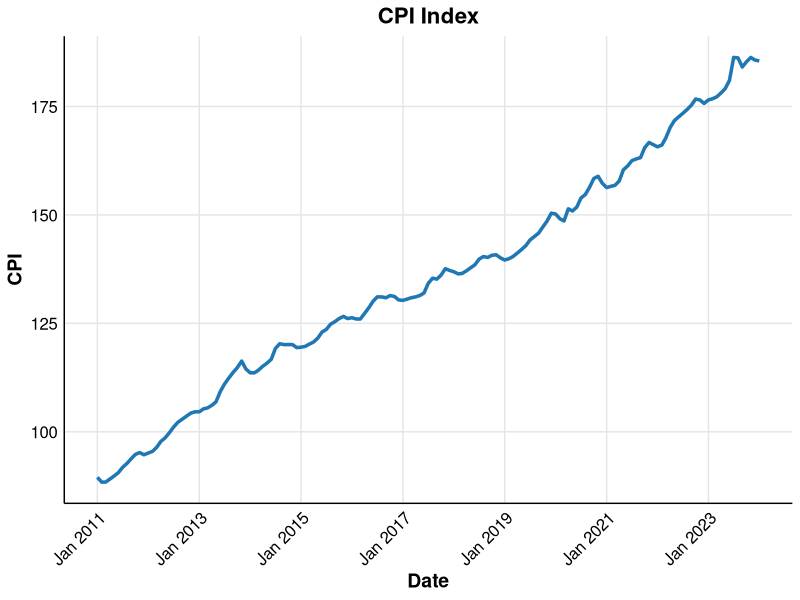
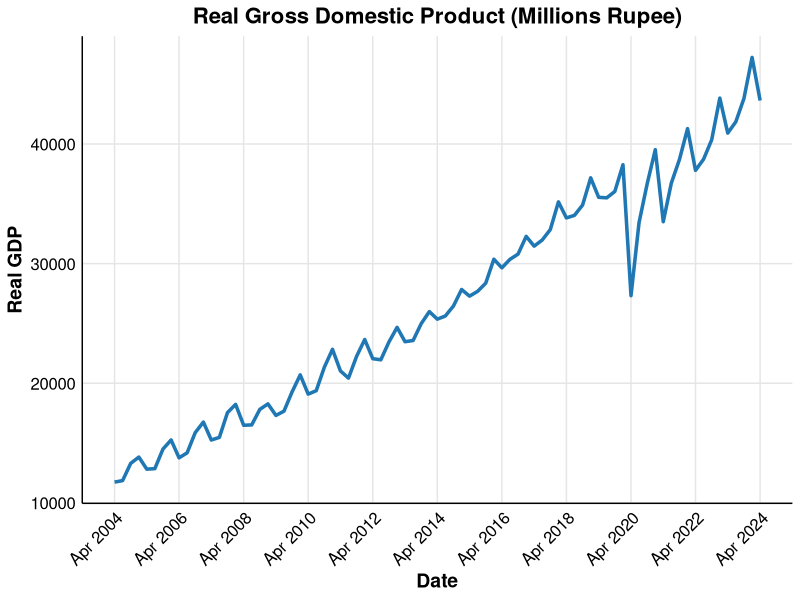
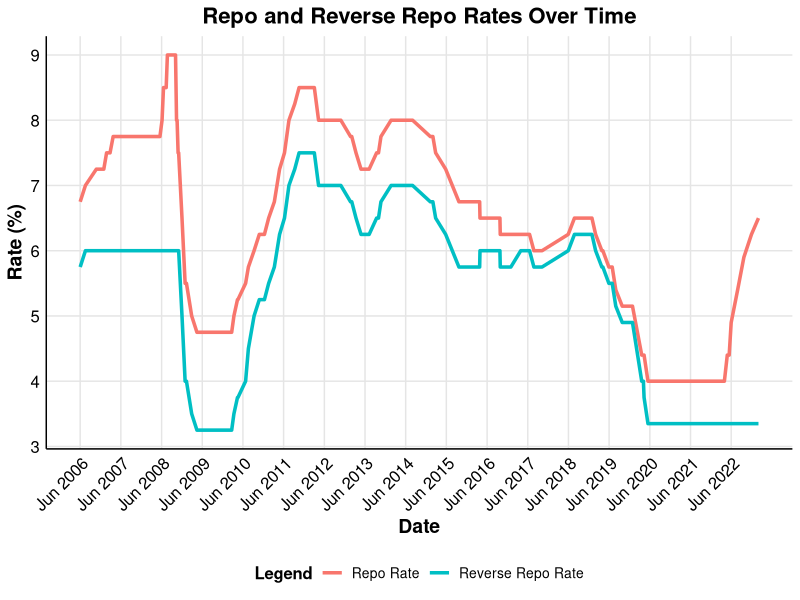

Reproduce these figures in R, in order. (Note: this script raises an error after producing the figures.)
## ---- chunk 1
library(ggplot2)
library(scales)
library(readr)
## ---- chunk 2
# Read the data
data <- read_csv("Data/India Data/CPI_Index.csv")

# Convert observation_date to Date format (dd/mm/yyyy)
data$DATE <- as.Date(data$DATE, format="%d/%m/%Y")

# Create the plot with aesthetic improvements
ggplot(data, aes(x = DATE, y = Combined)) +
  geom_line(color = "#1f77b4", size = 1.2) +  # Change to a more appealing blue line
  labs(
    title = "CPI Index",
    x = "Date",  # Label for the x-axis
    y = "CPI"  # Label for the y-axis
  ) +
  scale_x_date(
    breaks = seq(min(data$DATE), max(data$DATE), by = "2 year"),  # Show labels every 6 months
    labels = scales::date_format("%b %Y")  # Format labels as Month Year (e.g., Nov 2024)
  ) +
  theme_minimal() +  # Minimal theme for a clean look
  theme(
    axis.text.x = element_text(angle = 45, hjust = 1, size = 12, color = "black"),  # Rotate and style x-axis labels
    axis.text.y = element_text(size = 12, color = "black"),  # Style y-axis labels
    axis.title.x = element_text(size = 14, color = "black", face = "bold"),  # Bold x-axis title
    axis.title.y = element_text(size = 14, color = "black", face = "bold"),  # Bold y-axis title
    plot.title = element_text(size = 16, color = "black", face = "bold", hjust = 0.5),  # Bold and centered title
    legend.position = "none",  # No legend as it's a single variable
    axis.line = element_line(color = "black", size = 0.5),  # Black axis lines
    panel.grid.major = element_line(color = "grey90", size = 0.5),  # Light grey grid lines
    panel.grid.minor = element_blank(),  # Remove minor grid lines
    panel.background = element_rect(fill = "white", color = "white")  # White background
  )
## ---- chunk 3
data <- read_csv("Data/India Data/NGDPRNSAXDCINQ.csv")

# Convert observation_date to Date format (dd/mm/yyyy)
data$DATE <- as.Date(data$DATE, format="%d/%m/%Y")

# Create the plot with aesthetic improvements
ggplot(data, aes(x = DATE, y = NGDPRNSAXDCINQ)) +
  geom_line(color = "#1f77b4", size = 1.2) +  # Change to a more appealing blue line
  labs(
    title = "Real Gross Domestic Product (Millions Rupee)",
    x = "Date",  # Label for the x-axis
    y = "Real GDP"  # Label for the y-axis
  ) +
  scale_x_date(
    breaks = seq(min(data$DATE), max(data$DATE), by = "2 year"),  # Show labels every 6 months
    labels = scales::date_format("%b %Y")  # Format labels as Month Year (e.g., Nov 2024)
  ) +
  theme_minimal() +  # Minimal theme for a clean look
  theme(
    axis.text.x = element_text(angle = 45, hjust = 1, size = 12, color = "black"),  # Rotate and style x-axis labels
    axis.text.y = element_text(size = 12, color = "black"),  # Style y-axis labels
    axis.title.x = element_text(size = 14, color = "black", face = "bold"),  # Bold x-axis title
    axis.title.y = element_text(size = 14, color = "black", face = "bold"),  # Bold y-axis title
    plot.title = element_text(size = 16, color = "black", face = "bold", hjust = 0.5),  # Bold and centered title
    legend.position = "none",  # No legend as it's a single variable
    axis.line = element_line(color = "black", size = 0.5),  # Black axis lines
    panel.grid.major = element_line(color = "grey90", size = 0.5),  # Light grey grid lines
    panel.grid.minor = element_blank(),  # Remove minor grid lines
    panel.background = element_rect(fill = "white", color = "white")  # White background
  )
## ---- chunk 4
# Load the data
data <- read_csv("Data/India Data/Money_Rates.csv")

# Ensure the DATE column is properly formatted
data$DATE <- as.Date(data$DATE, format="%d/%m/%Y")

# Create the plot
ggplot(data) +
  geom_line(aes(x = DATE, y = Repo_Rate, color = "Repo Rate"), size = 1.2) +
  geom_line(aes(x = DATE, y = Reverse_Repo_Rate, color = "Reverse Repo Rate"), size = 1.2) +
  labs(
    title = "Repo and Reverse Repo Rates Over Time",
    x = "Date",
    y = "Rate (%)",
    color = "Legend"
  ) +
  scale_x_date(
    breaks = seq(min(data$DATE), max(data$DATE), by = "1 year"),
    labels = date_format("%b %Y")
  ) +
  theme_minimal() +
  theme(
    axis.text.x = element_text(angle = 45, hjust = 1, size = 12, color = "black"),
    axis.text.y = element_text(size = 12, color = "black"),
    axis.title.x = element_text(size = 14, color = "black", face = "bold"),
    axis.title.y = element_text(size = 14, color = "black", face = "bold"),
    plot.title = element_text(size = 16, color = "black", face = "bold", hjust = 0.5),
    legend.position = "bottom",
    legend.title = element_text(size = 12, face = "bold"),
    legend.text = element_text(size = 10),
    axis.line = element_line(color = "black", size = 0.5),
    panel.grid.major = element_line(color = "grey90", size = 0.5),
    panel.grid.minor = element_blank(),
    panel.background = element_rect(fill = "white", color = "white")
  )
## ---- chunk 5
# Load the data
data <- read_csv("Data/India Data/IIP.csv")

# Convert 'DATE' column to Date format (if not already in the correct format)
data$DATE <- as.Date(data$DATE, format = "%d/%m/%Y")

# Reshape the data from wide to long format for ggplot
data_long <- data |>
  pivot_longer(
    cols = c(Primary_goods, Capital_goods, Intermediate_goods, 
             Infrastructure_or_construction_goods, Consumer_durables, Consumer_non_durables),
    names_to = "Category",
    values_to = "Value"
  )

# Create the plot
ggplot(data_long, aes(x = DATE, y = Value, color = Category)) +
  geom_line(size = 1.2) +  # Plot all lines with different colors
  labs(
    title = "Industrial Production Index by Category",
    x = "Date",  # Label for the x-axis
    y = "Industrial Production Index",  # Label for the y-axis
    color = "Category"  # Legend title
  ) +
  scale_x_date(
    breaks = seq(min(data$DATE), max(data$DATE), by = "1 year"),  # Show labels every year
    labels = scales::date_format("%b %Y")  # Format labels as Month Year (e.g., Nov 2024)
  ) +
  theme_minimal() +  # Minimal theme for a clean look
  theme(
    axis.text.x = element_text(angle = 45, hjust = 1, size = 12, color = "black"),  # Rotate and style x-axis labels
    axis.text.y = element_text(size = 12, color = "black"),  # Style y-axis labels
    axis.title.x = element_text(size = 14, color = "black", face = "bold"),  # Bold x-axis title
    axis.title.y = element_text(size = 14, color = "black", face = "bold"),  # Bold y-axis title
    plot.title = element_text(size = 16, color = "black", face = "bold", hjust = 0.5),  # Bold and centered title
    legend.position = "bottom",  # Place the legend at the bottom
    legend.title = element_text(size = 12, face = "bold"),  # Style legend title
    legend.text = element_text(size = 10),  # Style legend text
    axis.line = element_line(color = "black", size = 0.5),  # Black axis lines
    panel.grid.major = element_line(color = "grey90", size = 0.5),  # Light grey grid lines
    panel.grid.minor = element_blank(),  # Remove minor grid lines
    panel.background = element_rect(fill = "white", color = "white")  # White background
  )
